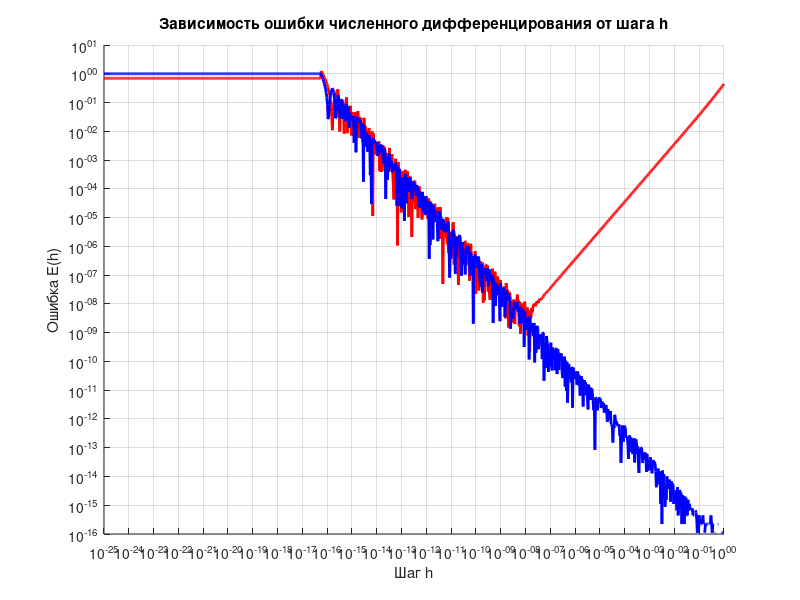
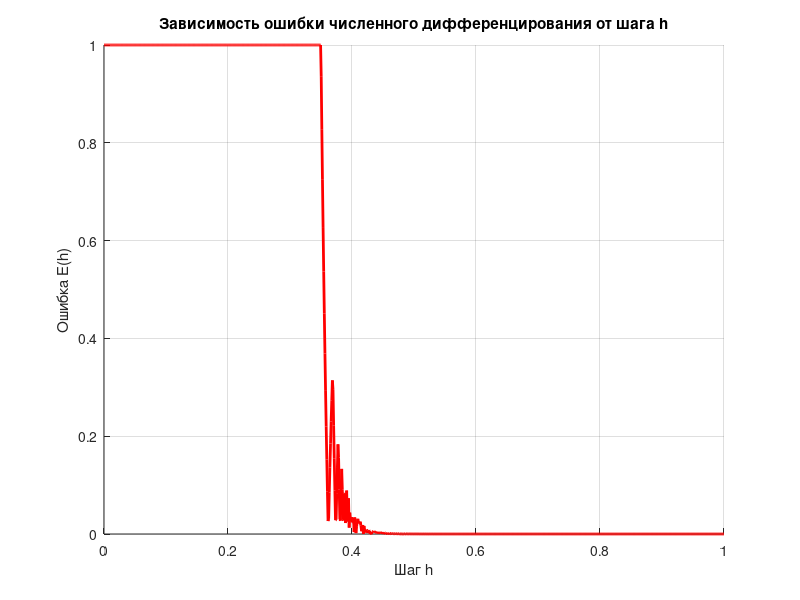

Source code (MATLAB) for these figures, in order:
format long e

fprintf("[*] Вычисление экспоненты e^x\n");

% Вычисление экспоненты

x = 1;
ex = exp(x);

fact = 1;
N = 170;
S = 0;

if x > 0 % В случае положительных x ищем сумму в прямом виде
  for k = 0:100
    if k!=0
      fact = fact * k;
    endif
    S += x^k/fact;
  end
else % В случае отрицательных x ищем обратную величину для суммы
  for k = 0:100
    if k!=0
      fact = fact * k;
    endif
    S += (-x)^k/fact;
  end
  S = 1/S;
endif

err = abs(ex - S); % Абсолютная ошибка
o_err = err/ex; % Относитальная ошибка

fprintf("e^x = %.20f\n", ex);
fprintf("S_N = %.20f\n", S);
fprintf("err = %.20f\n", err);
fprintf("o_err = %.20f\n\n", o_err);

%Подсчёт суммы 1/k^2
#{
fprintf("[*] Подсчёт суммы 1/k^2\n");

s_1 = 0;
s_2 = 0;
for k = 1:1e9 % По возрастанию
  s_1 += 1/k^2;
end


for k = 1e9:-1:1 % По убыванию
  s_2 += 1/k^2;
end

%Символьные вычисления

syms k;
vpa(symsum(1/k^2, k, 1, inf), 20)

err_1 = abs(s_1 - double(vpa(symsum(1/k^2, k, 1, inf), 20)));
err_2 = abs(s_2 - double(vpa(symsum(1/k^2, k, 1, inf), 20)));
o_err_1 = err_1/double(vpa(symsum(1/k^2, k, 1, inf), 20));
o_err_2 = err_2/double(vpa(symsum(1/k^2, k, 1, inf), 20));

fprintf("s_1 = %.20f\n", s_1);
fprintf("s_2 = %.20f\n", s_2);
fprintf("err_1 = %.20f\n", err_1);
fprintf("err_2 = %.20f\n", err_2);
fprintf("o_err_1 = %.20f\n", o_err_1);
fprintf("o_err_2 = %.20f\n\n", o_err_2);
#}
 %Вычисление суммы \sum \limits_{k=1}^{n} x^k

fprintf("[*] Вычисление суммы x^k\n");

x_1 = 2;
x_2 = 7/3;

S_1 = zeros(1, 9);
S_2 = zeros(1, 9);
k = zeros(1, 9);

for i = 2:10
  k = 1:i;
  S_1(i-1) = sum(x_1.^k);
  S_2(i-1) = sum(x_2.^k);
endfor

for i = 1:9
  fprintf("S_1[%d] = %.20f\n", i, S_1(i));
  fprintf("S_2[%d] = %.20f\n", i, S_2(i));
endfor

S_1(end);

% Вычисление производной функции

x = 0.8;
dx = logspace(-25, 0, 1000);
dx_1 = linspace(1e-25, 1, 1000);

err = abs(((sin(x+dx)-sin(x))./dx) - cos(x));

figure(1);
hold on;
grid on;

loglog(dx, err, 'r', 'LineWidth', 2);

err_2 = abs(( x + dx - x)./dx - 1);
loglog(dx, err_2, 'b', 'LineWidth', 2);

xlabel('Шаг h');
ylabel('Ошибка E(h)');
title('Зависимость ошибки численного дифференцирования от шага h');

figure(2);

hold on;
grid on;

plot(dx_1, err_2, 'r', 'LineWidth', 2);
xlabel('Шаг h');
ylabel('Ошибка E(h)');
title('Зависимость ошибки численного дифференцирования от шага h');

